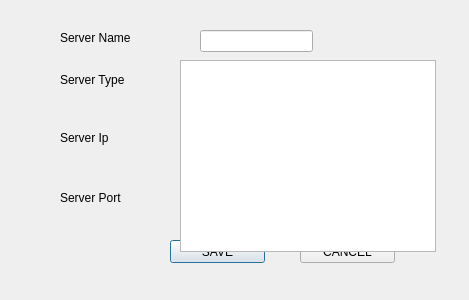
<?xml version="1.0" encoding="UTF-8"?>
<ui version="4.0">
 <class>AddDbServer</class>
 <widget class="QDialog" name="AddDbServer">
  <property name="geometry">
   <rect>
    <x>0</x>
    <y>0</y>
    <width>469</width>
    <height>300</height>
   </rect>
  </property>
  <property name="windowTitle">
   <string>ADD DB SERVER ITEM</string>
  </property>
  <widget class="QPushButton" name="pshButtonSave">
   <property name="geometry">
    <rect>
     <x>170</x>
     <y>240</y>
     <width>95</width>
     <height>23</height>
    </rect>
   </property>
   <property name="text">
    <string>SAVE</string>
   </property>
  </widget>
  <widget class="QPushButton" name="pshButtonCancel">
   <property name="geometry">
    <rect>
     <x>300</x>
     <y>240</y>
     <width>95</width>
     <height>23</height>
    </rect>
   </property>
   <property name="text">
    <string>CANCEL</string>
   </property>
  </widget>
  <widget class="QLineEdit" name="lnEditServerName">
   <property name="geometry">
    <rect>
     <x>200</x>
     <y>30</y>
     <width>113</width>
     <height>22</height>
    </rect>
   </property>
  </widget>
  <widget class="QLineEdit" name="lnEditServerType">
   <property name="geometry">
    <rect>
     <x>200</x>
     <y>70</y>
     <width>113</width>
     <height>22</height>
    </rect>
   </property>
  </widget>
  <widget class="QLineEdit" name="lnEditServerIp">
   <property name="geometry">
    <rect>
     <x>200</x>
     <y>130</y>
     <width>113</width>
     <height>22</height>
    </rect>
   </property>
  </widget>
  <widget class="QLineEdit" name="lnEditServerPort">
   <property name="geometry">
    <rect>
     <x>200</x>
     <y>190</y>
     <width>113</width>
     <height>22</height>
    </rect>
   </property>
  </widget>
  <widget class="QLabel" name="lblServername">
   <property name="geometry">
    <rect>
     <x>60</x>
     <y>30</y>
     <width>91</width>
     <height>16</height>
    </rect>
   </property>
   <property name="text">
    <string>Server Name</string>
   </property>
  </widget>
  <widget class="QLabel" name="lblServerType">
   <property name="geometry">
    <rect>
     <x>60</x>
     <y>70</y>
     <width>101</width>
     <height>20</height>
    </rect>
   </property>
   <property name="text">
    <string>Server Type</string>
   </property>
  </widget>
  <widget class="QLabel" name="lblServerIp">
   <property name="geometry">
    <rect>
     <x>60</x>
     <y>130</y>
     <width>81</width>
     <height>16</height>
    </rect>
   </property>
   <property name="text">
    <string>Server Ip </string>
   </property>
  </widget>
  <widget class="QLabel" name="LblServerPort">
   <property name="geometry">
    <rect>
     <x>60</x>
     <y>190</y>
     <width>111</width>
     <height>16</height>
    </rect>
   </property>
   <property name="text">
    <string>Server Port</string>
   </property>
  </widget>
  <widget class="QTreeView" name="treeView">
   <property name="geometry">
    <rect>
     <x>180</x>
     <y>60</y>
     <width>256</width>
     <height>192</height>
    </rect>
   </property>
  </widget>
 </widget>
 <resources/>
 <connections/>
</ui>
